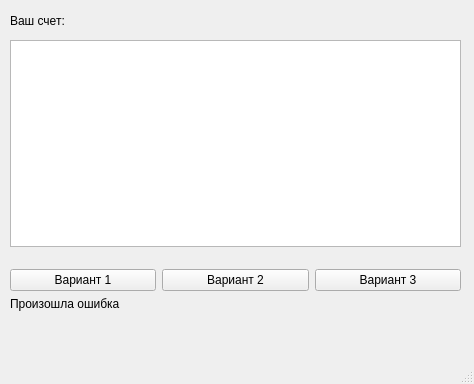
<?xml version="1.0" encoding="UTF-8"?>
<ui version="4.0">
 <class>MainWindow</class>
 <widget class="QMainWindow" name="MainWindow">
  <property name="geometry">
   <rect>
    <x>0</x>
    <y>0</y>
    <width>474</width>
    <height>384</height>
   </rect>
  </property>
  <property name="windowTitle">
   <string>MainWindow</string>
  </property>
  <widget class="QWidget" name="centralwidget">
   <widget class="QWidget" name="verticalLayoutWidget">
    <property name="geometry">
     <rect>
      <x>10</x>
      <y>40</y>
      <width>451</width>
      <height>271</height>
     </rect>
    </property>
    <layout class="QVBoxLayout" name="quizLayout">
     <item>
      <widget class="QTextBrowser" name="quizText"/>
     </item>
     <item>
      <layout class="QHBoxLayout" name="hl">
       <property name="topMargin">
        <number>16</number>
       </property>
       <item>
        <widget class="QPushButton" name="btn3">
         <property name="sizePolicy">
          <sizepolicy hsizetype="Expanding" vsizetype="Fixed">
           <horstretch>0</horstretch>
           <verstretch>0</verstretch>
          </sizepolicy>
         </property>
         <property name="text">
          <string>Вариант 1</string>
         </property>
        </widget>
       </item>
       <item>
        <widget class="QPushButton" name="btn2">
         <property name="sizePolicy">
          <sizepolicy hsizetype="Expanding" vsizetype="Fixed">
           <horstretch>0</horstretch>
           <verstretch>0</verstretch>
          </sizepolicy>
         </property>
         <property name="text">
          <string>Вариант 2</string>
         </property>
        </widget>
       </item>
       <item>
        <widget class="QPushButton" name="btn1">
         <property name="sizePolicy">
          <sizepolicy hsizetype="Expanding" vsizetype="Fixed">
           <horstretch>0</horstretch>
           <verstretch>0</verstretch>
          </sizepolicy>
         </property>
         <property name="text">
          <string>Вариант 3</string>
         </property>
        </widget>
       </item>
      </layout>
     </item>
     <item>
      <widget class="QLabel" name="errorLabel">
       <property name="styleSheet">
        <string notr="true"/>
       </property>
       <property name="text">
        <string>Произошла ошибка</string>
       </property>
      </widget>
     </item>
    </layout>
   </widget>
   <widget class="QLabel" name="scoreLabel">
    <property name="geometry">
     <rect>
      <x>10</x>
      <y>10</y>
      <width>451</width>
      <height>22</height>
     </rect>
    </property>
    <property name="text">
     <string>Ваш счет: </string>
    </property>
   </widget>
  </widget>
  <widget class="QMenuBar" name="menubar">
   <property name="geometry">
    <rect>
     <x>0</x>
     <y>0</y>
     <width>474</width>
     <height>27</height>
    </rect>
   </property>
  </widget>
  <widget class="QStatusBar" name="statusbar"/>
 </widget>
 <resources/>
 <connections/>
</ui>
